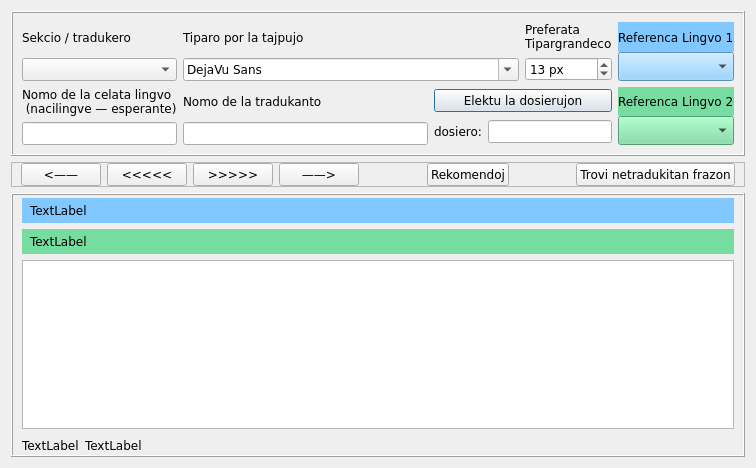
<?xml version="1.0" encoding="UTF-8"?>
<ui version="4.0">
 <class>traduko</class>
 <widget class="QDialog" name="traduko">
  <property name="geometry">
   <rect>
    <x>0</x>
    <y>0</y>
    <width>756</width>
    <height>468</height>
   </rect>
  </property>
  <property name="sizePolicy">
   <sizepolicy hsizetype="Ignored" vsizetype="Ignored">
    <horstretch>0</horstretch>
    <verstretch>0</verstretch>
   </sizepolicy>
  </property>
  <property name="font">
   <font>
    <family>DejaVu Sans</family>
    <pointsize>9</pointsize>
   </font>
  </property>
  <property name="windowTitle">
   <string>Dialog</string>
  </property>
  <layout class="QVBoxLayout" name="verticalLayout_12" stretch="0,0,1">
   <item>
    <widget class="QFrame" name="frame_2">
     <property name="frameShape">
      <enum>QFrame::Box</enum>
     </property>
     <property name="frameShadow">
      <enum>QFrame::Raised</enum>
     </property>
     <layout class="QGridLayout" name="gridLayout">
      <item row="0" column="0">
       <layout class="QVBoxLayout" name="verticalLayout_3">
        <item>
         <widget class="QLabel" name="label_3">
          <property name="text">
           <string>Sekcio / tradukero</string>
          </property>
         </widget>
        </item>
        <item>
         <widget class="QComboBox" name="Listo"/>
        </item>
       </layout>
      </item>
      <item row="0" column="1" colspan="2">
       <layout class="QVBoxLayout" name="verticalLayout_5">
        <item>
         <widget class="QLabel" name="label_4">
          <property name="text">
           <string>Tiparo por la tajpujo</string>
          </property>
         </widget>
        </item>
        <item>
         <widget class="QFontComboBox" name="tiparo">
          <property name="currentFont">
           <font>
            <family>DejaVu Sans</family>
            <pointsize>10</pointsize>
           </font>
          </property>
         </widget>
        </item>
       </layout>
      </item>
      <item row="0" column="3">
       <layout class="QVBoxLayout" name="verticalLayout_11">
        <item>
         <widget class="QLabel" name="label_10">
          <property name="text">
           <string>Preferata
Tipargrandeco</string>
          </property>
         </widget>
        </item>
        <item>
         <widget class="QSpinBox" name="literGrando">
          <property name="suffix">
           <string> px</string>
          </property>
          <property name="minimum">
           <number>8</number>
          </property>
          <property name="maximum">
           <number>20</number>
          </property>
          <property name="value">
           <number>13</number>
          </property>
         </widget>
        </item>
       </layout>
      </item>
      <item row="0" column="4" rowspan="2">
       <layout class="QVBoxLayout" name="verticalLayout_9">
        <item>
         <layout class="QVBoxLayout" name="verticalLayout_7">
          <property name="spacing">
           <number>0</number>
          </property>
          <item>
           <widget class="QLabel" name="label_8">
            <property name="styleSheet">
             <string notr="true">background-color: rgb(128, 200, 255);</string>
            </property>
            <property name="text">
             <string>Referenca Lingvo 1</string>
            </property>
           </widget>
          </item>
          <item>
           <widget class="QComboBox" name="lingvoj1">
            <property name="sizePolicy">
             <sizepolicy hsizetype="Preferred" vsizetype="Minimum">
              <horstretch>0</horstretch>
              <verstretch>0</verstretch>
             </sizepolicy>
            </property>
            <property name="styleSheet">
             <string notr="true">background-color: rgb(128, 200, 255);</string>
            </property>
           </widget>
          </item>
         </layout>
        </item>
        <item>
         <layout class="QVBoxLayout" name="verticalLayout_8">
          <property name="spacing">
           <number>0</number>
          </property>
          <item>
           <widget class="QLabel" name="label_9">
            <property name="styleSheet">
             <string notr="true">background-color: rgb(119, 220, 160);</string>
            </property>
            <property name="text">
             <string>Referenca Lingvo 2</string>
            </property>
           </widget>
          </item>
          <item>
           <widget class="QComboBox" name="lingvoj2">
            <property name="sizePolicy">
             <sizepolicy hsizetype="Preferred" vsizetype="Minimum">
              <horstretch>0</horstretch>
              <verstretch>0</verstretch>
             </sizepolicy>
            </property>
            <property name="styleSheet">
             <string notr="true">background-color: rgb(119, 220, 160);</string>
            </property>
           </widget>
          </item>
         </layout>
        </item>
       </layout>
      </item>
      <item row="1" column="0">
       <layout class="QVBoxLayout" name="verticalLayout_4">
        <item>
         <widget class="QLabel" name="label_6">
          <property name="text">
           <string>Nomo de la celata lingvo
 (nacilingve — esperante)</string>
          </property>
         </widget>
        </item>
        <item>
         <widget class="cx_edit" name="Edit1"/>
        </item>
       </layout>
      </item>
      <item row="1" column="1">
       <layout class="QVBoxLayout" name="verticalLayout_6">
        <item>
         <widget class="QLabel" name="label_7">
          <property name="text">
           <string>Nomo de la tradukanto</string>
          </property>
         </widget>
        </item>
        <item>
         <widget class="cx_edit" name="Edit2"/>
        </item>
       </layout>
      </item>
      <item row="1" column="2" colspan="2">
       <layout class="QVBoxLayout" name="verticalLayout_10">
        <item>
         <widget class="QPushButton" name="pushButton">
          <property name="text">
           <string>Elektu la dosierujon</string>
          </property>
         </widget>
        </item>
        <item>
         <layout class="QHBoxLayout" name="horizontalLayout_2">
          <item>
           <widget class="QLabel" name="label_11">
            <property name="frameShape">
             <enum>QFrame::NoFrame</enum>
            </property>
            <property name="text">
             <string>dosiero:</string>
            </property>
           </widget>
          </item>
          <item>
           <widget class="cx_edit" name="Edit_dosiero"/>
          </item>
         </layout>
        </item>
       </layout>
      </item>
     </layout>
    </widget>
   </item>
   <item>
    <widget class="QFrame" name="frame_3">
     <property name="frameShape">
      <enum>QFrame::StyledPanel</enum>
     </property>
     <property name="frameShadow">
      <enum>QFrame::Raised</enum>
     </property>
     <layout class="QVBoxLayout" name="verticalLayout_2">
      <property name="topMargin">
       <number>0</number>
      </property>
      <property name="bottomMargin">
       <number>0</number>
      </property>
      <item>
       <layout class="QHBoxLayout" name="horizontalLayout_3">
        <item>
         <widget class="QPushButton" name="Button1">
          <property name="text">
           <string>&lt;——</string>
          </property>
         </widget>
        </item>
        <item>
         <widget class="QPushButton" name="Button5">
          <property name="text">
           <string>&lt;&lt;&lt;&lt;&lt;</string>
          </property>
         </widget>
        </item>
        <item>
         <widget class="QPushButton" name="Button6">
          <property name="text">
           <string>&gt;&gt;&gt;&gt;&gt;</string>
          </property>
         </widget>
        </item>
        <item>
         <widget class="QPushButton" name="Button2">
          <property name="text">
           <string>——&gt;</string>
          </property>
         </widget>
        </item>
        <item>
         <spacer name="horizontalSpacer">
          <property name="orientation">
           <enum>Qt::Horizontal</enum>
          </property>
          <property name="sizeHint" stdset="0">
           <size>
            <width>40</width>
            <height>20</height>
           </size>
          </property>
         </spacer>
        </item>
        <item>
         <widget class="QPushButton" name="Button7">
          <property name="text">
           <string>Rekomendoj</string>
          </property>
         </widget>
        </item>
        <item>
         <spacer name="horizontalSpacer_2">
          <property name="orientation">
           <enum>Qt::Horizontal</enum>
          </property>
          <property name="sizeHint" stdset="0">
           <size>
            <width>40</width>
            <height>20</height>
           </size>
          </property>
         </spacer>
        </item>
        <item>
         <widget class="QPushButton" name="Button4">
          <property name="text">
           <string>Trovi netradukitan frazon</string>
          </property>
         </widget>
        </item>
       </layout>
      </item>
     </layout>
    </widget>
   </item>
   <item>
    <widget class="QFrame" name="frame_4">
     <property name="sizePolicy">
      <sizepolicy hsizetype="Ignored" vsizetype="Ignored">
       <horstretch>0</horstretch>
       <verstretch>0</verstretch>
      </sizepolicy>
     </property>
     <property name="frameShape">
      <enum>QFrame::Box</enum>
     </property>
     <property name="frameShadow">
      <enum>QFrame::Raised</enum>
     </property>
     <layout class="QVBoxLayout" name="verticalLayout" stretch="0,0,1,0">
      <property name="topMargin">
       <number>3</number>
      </property>
      <property name="bottomMargin">
       <number>0</number>
      </property>
      <item>
       <widget class="QLabel" name="Memo2">
        <property name="font">
         <font>
          <pointsize>9</pointsize>
         </font>
        </property>
        <property name="styleSheet">
         <string notr="true">background-color: rgb(128, 200, 255);
padding: 5px;</string>
        </property>
        <property name="text">
         <string>TextLabel</string>
        </property>
        <property name="wordWrap">
         <bool>true</bool>
        </property>
       </widget>
      </item>
      <item>
       <widget class="QLabel" name="Memo3">
        <property name="font">
         <font>
          <pointsize>9</pointsize>
         </font>
        </property>
        <property name="styleSheet">
         <string notr="true">background-color: rgb(119, 220, 160);
padding: 5px;</string>
        </property>
        <property name="text">
         <string>TextLabel</string>
        </property>
        <property name="wordWrap">
         <bool>true</bool>
        </property>
       </widget>
      </item>
      <item>
       <widget class="cx_plainedit" name="Memo1">
        <property name="sizePolicy">
         <sizepolicy hsizetype="Ignored" vsizetype="Ignored">
          <horstretch>0</horstretch>
          <verstretch>0</verstretch>
         </sizepolicy>
        </property>
       </widget>
      </item>
      <item>
       <layout class="QHBoxLayout" name="horizontalLayout">
        <item>
         <widget class="QLabel" name="pozicio">
          <property name="text">
           <string>TextLabel</string>
          </property>
         </widget>
        </item>
        <item>
         <widget class="QLabel" name="nomo">
          <property name="text">
           <string>TextLabel</string>
          </property>
         </widget>
        </item>
        <item>
         <spacer name="horizontalSpacer_3">
          <property name="orientation">
           <enum>Qt::Horizontal</enum>
          </property>
          <property name="sizeHint" stdset="0">
           <size>
            <width>40</width>
            <height>20</height>
           </size>
          </property>
         </spacer>
        </item>
       </layout>
      </item>
     </layout>
    </widget>
   </item>
  </layout>
 </widget>
 <customwidgets>
  <customwidget>
   <class>cx_edit</class>
   <extends>QLineEdit</extends>
   <header>cx_edit.h</header>
  </customwidget>
  <customwidget>
   <class>cx_plainedit</class>
   <extends>QPlainTextEdit</extends>
   <header>cx_plainedit.h</header>
  </customwidget>
 </customwidgets>
 <resources/>
 <connections/>
</ui>
